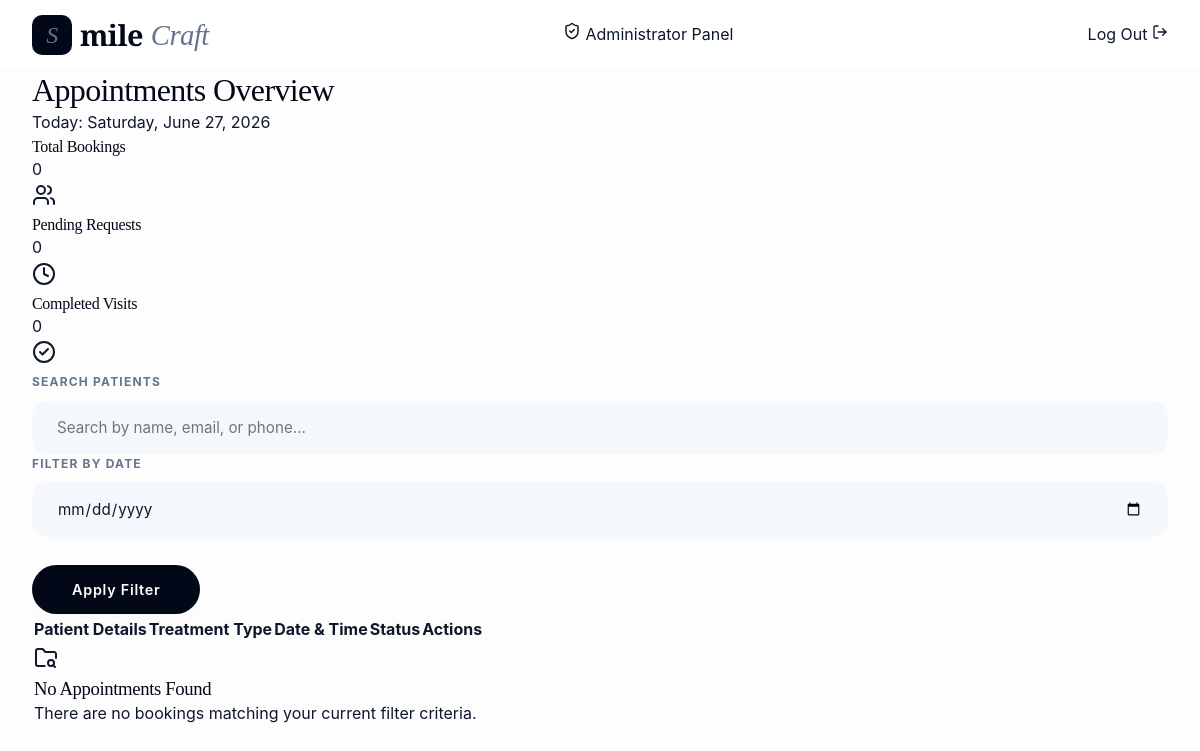
Before: /admin (signed in) with the older database file.
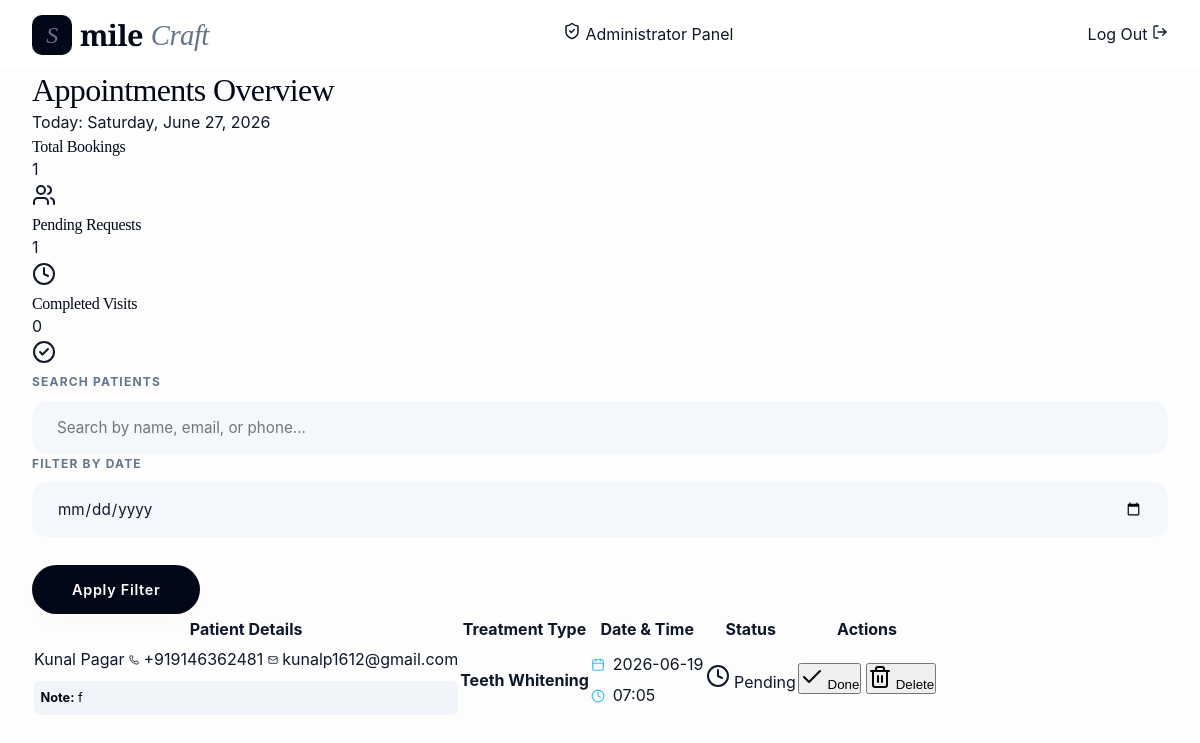
After: the same page with the newer database file.
### tables this page shows
CREATE TABLE appointments (
                id INTEGER PRIMARY KEY AUTOINCREMENT,
                name TEXT NOT NULL,
                phone TEXT NOT NULL,
                email TEXT NOT NULL,
                treatment TEXT NOT NULL,
                preferred_date TEXT NOT NULL,
                preferred_time TEXT NOT NULL,
                message TEXT,
                status TEXT DEFAULT 'Pending',
                created_at TIMESTAMP DEFAULT CURRENT_TIMESTAMP
            );

### app.py (the view)
@app.route('/admin')
def admin_dashboard():
    if not session.get('logged_in'):
        return redirect(url_for('admin_login'))
    search_query = request.args.get('q', '').strip()
    date_filter = request.args.get('date', '').strip()
    conn = get_db_connection()
    query = "SELECT * FROM appointments WHERE 1=1"
    params = []
    if search_query:
        query += " AND (name LIKE ? OR phone LIKE ? OR email LIKE ?)"
        params.extend([f'%{search_query}%', f'%{search_query}%', f'%{search_query}%'])
    if date_filter:
        query += " AND preferred_date = ?"
        params.append(date_filter)
    query += " ORDER BY created_at DESC"
    appointments = conn.execute(query, params).fetchall()
    stats = {
        'total': conn.execute("SELECT COUNT(*) FROM appointments").fetchone()[0],
        'pending': conn.execute("SELECT COUNT(*) FROM appointments WHERE status = 'Pending'").fetchone()[0],
        'completed': conn.execute("SELECT COUNT(*) FROM appointments WHERE status = 'Completed'").fetchone()[0]
    }
    conn.close()
    return render_template('admin.html',
                           appointments=appointments,
                           stats=stats,
                           search_query=search_query,
                           date_filter=date_filter)

### app.py (called while the page is built)
def get_db_connection():
    conn = sqlite3.connect(DATABASE)
    conn.row_factory = sqlite3.Row
    return conn

### templates/admin.html (shortened to what this page needs)
<!DOCTYPE html>
<html lang="en">
<head>
    <link rel="stylesheet" href="{{ url_for('static', filename='css/style.css') }}">
</head>
<body>
    <header class="main-header admin-navbar">
        <div class="container navbar" style="height: 70px;">
            <div class="logo">
                <span class="logo-symbol">S</span>mile<span>Craft</span>
            </div>
            <div class="admin-welcome">
                <i data-lucide="shield-check" style="width: 18px; height: 18px;"></i> Administrator Panel
            </div>
            <a href="{{ url_for('admin_logout') }}" class="admin-logout-btn">
                Log Out <i data-lucide="log-out" style="width: 16px; height: 16px;"></i>
            </a>
        </div>
    </header>
    <main class="admin-main">
        <div class="container">
            <div class="admin-header-flex">
                <h1 class="admin-panel-title">Appointments Overview</h1>
                <span class="admin-date-stamp">Today: <span id="currentDate"></span></span>
            </div>
            <div class="admin-stats-grid">
                <div class="stat-widget">
                    <div class="stat-details">
                        <h4>Total Bookings</h4>
                        <span class="stat-number">{{ stats.total }}</span>
                    </div>
                    <div class="widget-icon-container total-icon">
                        <i data-lucide="users"></i>
                    </div>
                </div>
                <div class="stat-widget">
                    <div class="stat-details">
                        <h4>Pending Requests</h4>
                        <span class="stat-number">{{ stats.pending }}</span>
                    </div>
                    <div class="widget-icon-container pending-icon">
                        <i data-lucide="clock"></i>
                    </div>
                </div>
                <div class="stat-widget">
                    <div class="stat-details">
                        <h4>Completed Visits</h4>
                        <span class="stat-number">{{ stats.completed }}</span>
                    </div>
                    <div class="widget-icon-container complete-icon">
                        <i data-lucide="check-circle-2"></i>
                    </div>
                </div>
            </div>
            <div class="admin-controls-card">
                <form action="{{ url_for('admin_dashboard') }}" method="GET" class="admin-filter-form">
                    <div class="form-group">
                        <label for="search">Search Patients</label>
                        <input type="text" id="search" name="q" class="form-control" value="{{ search_query }}" placeholder="Search by name, email, or phone...">
                    </div>
                    <div class="form-group">
                        <label for="filter_date">Filter by Date</label>
                        <input type="date" id="filter_date" name="date" class="form-control" value="{{ date_filter }}">
                    </div>
                    <div class="form-group">
                        <label>&nbsp;</label>
                        <div class="filter-btn-row">
                            <button type="submit" class="btn btn-primary btn-filter-action">Apply Filter</button>
                        </div>
                    </div>
                </form>
            </div>
            <div class="table-responsive">
                <table class="appointments-table">
                    <thead>
                        <tr>
                            <th>Patient Details</th>
                            <th>Treatment Type</th>
                            <th>Date & Time</th>
                            <th>Status</th>
                            <th>Actions</th>
                        </tr>
                    </thead>
                    <tbody>
                        {% if appointments %}
                            {% for appt in appointments %}
                            <tr>
                                <td>
                                    <div class="patient-cell">
                                        <span class="p-name">{{ appt.name }}</span>
                                        <span class="p-contact-sub"><i data-lucide="phone" style="width:10px; height:10px;"></i> {{ appt.phone }}</span>
                                        <span class="p-contact-sub"><i data-lucide="mail" style="width:10px; height:10px;"></i> {{ appt.email }}</span>
                                    </div>
                                    {% if appt.message %}
                                    <div style="font-size: 0.8rem; margin-top: 0.5rem; color: var(--color-primary); background: #f1f5f9; padding: 0.4rem; border-radius: 6px;">
                                        <strong>Note:</strong> {{ appt.message }}
                                    </div>
                                    {% endif %}
                                </td>
                                <td>
                                    <strong>{{ appt.treatment }}</strong>
                                </td>
                                <td>
                                    <div style="display: flex; align-items: center; gap: 0.5rem; margin-bottom: 0.25rem;">
                                        <i data-lucide="calendar" style="width: 14px; height: 14px; color: var(--color-accent);"></i>
                                        <span>{{ appt.preferred_date }}</span>
                                    </div>
                                    <div style="display: flex; align-items: center; gap: 0.5rem;">
                                        <i data-lucide="clock" style="width: 14px; height: 14px; color: var(--color-accent);"></i>
                                        <span>{{ appt.preferred_time }}</span>
                                    </div>
                                </td>
                                <td>
                                    {% if appt.status == 'Pending' %}
                                        <span class="badge-pill badge-pending"><i data-lucide="clock"></i> Pending</span>
                                    {% else %}
                                        <span class="badge-pill badge-completed"><i data-lucide="check-circle-2"></i> Completed</span>
                                    {% endif %}
                                </td>
                                <td>
                                    <div class="action-buttons-flex">
                                        {% if appt.status == 'Pending' %}
                                        <form action="{{ url_for('mark_completed', appointment_id=appt.id) }}" method="POST" style="display: inline;">
                                            <button type="submit" class="btn-action-sm btn-complete-sm" title="Mark as Completed">
                                                <i data-lucide="check"></i> Done
                                            </button>
                                        </form>
                                        {% endif %}
                                        <form action="{{ url_for('delete_appointment', appointment_id=appt.id) }}" method="POST" style="display: inline;" onsubmit="return confirm('Are you sure you want to permanently delete this appointment request?');">
                                            <button type="submit" class="btn-action-sm btn-delete-sm" title="Delete Entry">
                                                <i data-lucide="trash-2"></i> Delete
                                            </button>
                                        </form>
                                    </div>
                                </td>
                            </tr>
                            {% endfor %}
                        {% else %}
                            <tr>
                                <td colspan="5">
                                    <div class="empty-state">
                                        <i data-lucide="folder-search"></i>
                                        <h3>No Appointments Found</h3>
                                        <p>There are no bookings matching your current filter criteria.</p>
                                    </div>
                                </td>
                            </tr>
                        {% endif %}
                    </tbody>
                </table>
            </div>
        </div>
    </main>
</body>
</html>

### static/css/style.css (style rules this page uses)
:root { --color-primary: #020817; --color-secondary: #0ea5e9; --color-accent: #38bdf8; --color-accent-gold: #d1b075; --color-success: #10b981; --color-danger: #ef4444; --bg-clinical-light: #fdfdfd; --bg-white: #ffffff; --bg-soft-ice: #f4f7fb; --text-dark: #0f172a; --text-muted: #64748b; --border-color: rgba(2, 8, 23, 0.06); --glass-bg: rgba(255, 255, 255, 0.85); --glass-border: rgba(255, 255, 255, 0.6); --glass-blur: blur(20px); --shadow-subtle: 0 10px 30px -10px rgba(2, 8, 23, 0.03); --shadow-premium: 0 30px 60px -12px rgba(2, 8, 23, 0.06); --shadow-glow: 0 15px 35px -5px rgba(14, 165, 233, 0.25); --transition-premium: all 0.5s cubic-bezier(0.16, 1, 0.3, 1); --font-heading: 'Playfair Display', Georgia, serif; --font-body: 'Manrope', 'Inter', sans-serif; }
* { margin: 0; padding: 0; box-sizing: border-box; }
html { scroll-behavior: smooth; font-size: 16px; }
body { font-family: var(--font-body); background-color: var(--bg-clinical-light); color: var(--text-dark); line-height: 1.7; overflow-x: hidden; -webkit-font-smoothing: antialiased; -moz-osx-font-smoothing: grayscale; }
.container { width: 100%; max-width: 1280px; margin: 0 auto; padding: 0 2rem; }
a { color: inherit; text-decoration: none; }
h1, h2, h3, h4 { font-family: var(--font-heading); font-weight: 500; color: var(--color-primary); line-height: 1.2; letter-spacing: -0.02em; }
.btn { display: inline-flex; align-items: center; justify-content: center; padding: 1rem 2.5rem; font-family: var(--font-body); font-size: 0.9rem; font-weight: 600; letter-spacing: 0.05em; border-radius: 50px; cursor: pointer; transition: var(--transition-premium); border: none; outline: none; }
.btn-primary { background-color: var(--color-primary); color: var(--bg-white); box-shadow: var(--shadow-subtle); }
.main-header { background-color: var(--glass-bg); backdrop-filter: var(--glass-blur); -webkit-backdrop-filter: var(--glass-blur); border-bottom: 1px solid rgba(0,0,0,0.02); position: sticky; top: 0; z-index: 1000; transition: var(--transition-premium); }
.navbar { display: flex; justify-content: space-between; align-items: center; height: 90px; }
.logo { font-family: var(--font-heading); font-size: 1.8rem; font-weight: 600; color: var(--color-primary); display: flex; align-items: center; gap: 0.5rem; letter-spacing: -0.02em; }
.logo-symbol { background: var(--color-primary); color: var(--color-accent-gold); width: 40px; height: 40px; display: flex; align-items: center; justify-content: center; border-radius: 10px; font-family: var(--font-heading); font-style: italic; font-size: 1.5rem; }
.logo span { font-style: italic; font-weight: 400; color: var(--text-muted); }
.form-group label { font-size: 0.75rem; font-weight: 700; letter-spacing: 0.1em; text-transform: uppercase; color: var(--text-muted); margin-bottom: 0.5rem; display: block; }
.form-control { width: 100%; background-color: var(--bg-soft-ice); border: 1px solid transparent; padding: 1rem 1.5rem; border-radius: 16px; font-family: var(--font-body); font-size: 0.95rem; transition: var(--transition-premium); outline: none; color: var(--text-dark); }

Changed rows visible on the page:
added appointments: name "Kunal Pagar", phone "+919146362481", email "kunalp1612@gmail.com", message "f", treatment "Teeth Whitening", preferred_date "2026-06-19", preferred_time "07:05", status "Pending" (drawn)
Other visible differences:
{{ stats.total }}: "0" → "1"
{{ stats.pending }}: "0" → "1"
text no longer shown: "No Appointments Found There are no bookings matching your current filter criteria."
